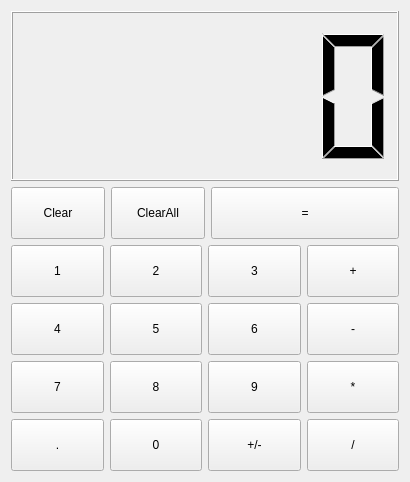
<?xml version="1.0" encoding="UTF-8"?>
<ui version="4.0">
 <class>Widget</class>
 <widget class="QWidget" name="Widget">
  <property name="geometry">
   <rect>
    <x>0</x>
    <y>0</y>
    <width>410</width>
    <height>482</height>
   </rect>
  </property>
  <property name="sizePolicy">
   <sizepolicy hsizetype="Expanding" vsizetype="Expanding">
    <horstretch>0</horstretch>
    <verstretch>0</verstretch>
   </sizepolicy>
  </property>
  <property name="windowTitle">
   <string>Caculator</string>
  </property>
  <layout class="QGridLayout" name="gridLayout">
   <item row="0" column="0">
    <layout class="QVBoxLayout" name="verticalLayout_2" stretch="3,5">
     <item>
      <widget class="QLCDNumber" name="lcdNumber">
       <property name="sizePolicy">
        <sizepolicy hsizetype="Preferred" vsizetype="Preferred">
         <horstretch>0</horstretch>
         <verstretch>0</verstretch>
        </sizepolicy>
       </property>
      </widget>
     </item>
     <item>
      <layout class="QVBoxLayout" name="verticalLayout">
       <item>
        <layout class="QHBoxLayout" name="horizontalLayout" stretch="1,1,2">
         <property name="sizeConstraint">
          <enum>QLayout::SetDefaultConstraint</enum>
         </property>
         <item>
          <widget class="QPushButton" name="pushButton">
           <property name="sizePolicy">
            <sizepolicy hsizetype="Expanding" vsizetype="Expanding">
             <horstretch>0</horstretch>
             <verstretch>0</verstretch>
            </sizepolicy>
           </property>
           <property name="text">
            <string>Clear</string>
           </property>
          </widget>
         </item>
         <item>
          <widget class="QPushButton" name="pushButton_2">
           <property name="sizePolicy">
            <sizepolicy hsizetype="Expanding" vsizetype="Expanding">
             <horstretch>0</horstretch>
             <verstretch>0</verstretch>
            </sizepolicy>
           </property>
           <property name="text">
            <string>ClearAll</string>
           </property>
          </widget>
         </item>
         <item>
          <widget class="QPushButton" name="pushButton_3">
           <property name="sizePolicy">
            <sizepolicy hsizetype="Expanding" vsizetype="Expanding">
             <horstretch>0</horstretch>
             <verstretch>0</verstretch>
            </sizepolicy>
           </property>
           <property name="minimumSize">
            <size>
             <width>164</width>
             <height>15</height>
            </size>
           </property>
           <property name="text">
            <string>=</string>
           </property>
          </widget>
         </item>
        </layout>
       </item>
       <item>
        <layout class="QHBoxLayout" name="horizontalLayout_2">
         <item>
          <widget class="QPushButton" name="pushButton_4">
           <property name="sizePolicy">
            <sizepolicy hsizetype="Expanding" vsizetype="Expanding">
             <horstretch>0</horstretch>
             <verstretch>0</verstretch>
            </sizepolicy>
           </property>
           <property name="text">
            <string>1</string>
           </property>
          </widget>
         </item>
         <item>
          <widget class="QPushButton" name="pushButton_5">
           <property name="sizePolicy">
            <sizepolicy hsizetype="Expanding" vsizetype="Expanding">
             <horstretch>0</horstretch>
             <verstretch>0</verstretch>
            </sizepolicy>
           </property>
           <property name="text">
            <string>2</string>
           </property>
          </widget>
         </item>
         <item>
          <widget class="QPushButton" name="pushButton_6">
           <property name="sizePolicy">
            <sizepolicy hsizetype="Expanding" vsizetype="Expanding">
             <horstretch>0</horstretch>
             <verstretch>0</verstretch>
            </sizepolicy>
           </property>
           <property name="text">
            <string>3</string>
           </property>
          </widget>
         </item>
         <item>
          <widget class="QPushButton" name="pushButton_7">
           <property name="sizePolicy">
            <sizepolicy hsizetype="Expanding" vsizetype="Expanding">
             <horstretch>0</horstretch>
             <verstretch>0</verstretch>
            </sizepolicy>
           </property>
           <property name="text">
            <string>+</string>
           </property>
          </widget>
         </item>
        </layout>
       </item>
       <item>
        <layout class="QHBoxLayout" name="horizontalLayout_3">
         <item>
          <widget class="QPushButton" name="pushButton_10">
           <property name="sizePolicy">
            <sizepolicy hsizetype="Expanding" vsizetype="Expanding">
             <horstretch>0</horstretch>
             <verstretch>0</verstretch>
            </sizepolicy>
           </property>
           <property name="text">
            <string>4</string>
           </property>
          </widget>
         </item>
         <item>
          <widget class="QPushButton" name="pushButton_8">
           <property name="sizePolicy">
            <sizepolicy hsizetype="Expanding" vsizetype="Expanding">
             <horstretch>0</horstretch>
             <verstretch>0</verstretch>
            </sizepolicy>
           </property>
           <property name="text">
            <string>5</string>
           </property>
          </widget>
         </item>
         <item>
          <widget class="QPushButton" name="pushButton_9">
           <property name="sizePolicy">
            <sizepolicy hsizetype="Expanding" vsizetype="Expanding">
             <horstretch>0</horstretch>
             <verstretch>0</verstretch>
            </sizepolicy>
           </property>
           <property name="text">
            <string>6</string>
           </property>
          </widget>
         </item>
         <item>
          <widget class="QPushButton" name="pushButton_11">
           <property name="sizePolicy">
            <sizepolicy hsizetype="Expanding" vsizetype="Expanding">
             <horstretch>0</horstretch>
             <verstretch>0</verstretch>
            </sizepolicy>
           </property>
           <property name="text">
            <string>-</string>
           </property>
          </widget>
         </item>
        </layout>
       </item>
       <item>
        <layout class="QHBoxLayout" name="horizontalLayout_4">
         <item>
          <widget class="QPushButton" name="pushButton_14">
           <property name="sizePolicy">
            <sizepolicy hsizetype="Expanding" vsizetype="Expanding">
             <horstretch>0</horstretch>
             <verstretch>0</verstretch>
            </sizepolicy>
           </property>
           <property name="text">
            <string>7</string>
           </property>
          </widget>
         </item>
         <item>
          <widget class="QPushButton" name="pushButton_12">
           <property name="sizePolicy">
            <sizepolicy hsizetype="Expanding" vsizetype="Expanding">
             <horstretch>0</horstretch>
             <verstretch>0</verstretch>
            </sizepolicy>
           </property>
           <property name="text">
            <string>8</string>
           </property>
          </widget>
         </item>
         <item>
          <widget class="QPushButton" name="pushButton_13">
           <property name="sizePolicy">
            <sizepolicy hsizetype="Expanding" vsizetype="Expanding">
             <horstretch>0</horstretch>
             <verstretch>0</verstretch>
            </sizepolicy>
           </property>
           <property name="text">
            <string>9</string>
           </property>
          </widget>
         </item>
         <item>
          <widget class="QPushButton" name="pushButton_15">
           <property name="sizePolicy">
            <sizepolicy hsizetype="Expanding" vsizetype="Expanding">
             <horstretch>0</horstretch>
             <verstretch>0</verstretch>
            </sizepolicy>
           </property>
           <property name="text">
            <string>*</string>
           </property>
          </widget>
         </item>
        </layout>
       </item>
       <item>
        <layout class="QHBoxLayout" name="horizontalLayout_5">
         <item>
          <widget class="QPushButton" name="pushButton_18">
           <property name="sizePolicy">
            <sizepolicy hsizetype="Expanding" vsizetype="Expanding">
             <horstretch>0</horstretch>
             <verstretch>0</verstretch>
            </sizepolicy>
           </property>
           <property name="text">
            <string>.</string>
           </property>
          </widget>
         </item>
         <item>
          <widget class="QPushButton" name="pushButton_16">
           <property name="sizePolicy">
            <sizepolicy hsizetype="Expanding" vsizetype="Expanding">
             <horstretch>0</horstretch>
             <verstretch>0</verstretch>
            </sizepolicy>
           </property>
           <property name="text">
            <string>0</string>
           </property>
          </widget>
         </item>
         <item>
          <widget class="QPushButton" name="pushButton_17">
           <property name="sizePolicy">
            <sizepolicy hsizetype="Expanding" vsizetype="Expanding">
             <horstretch>0</horstretch>
             <verstretch>0</verstretch>
            </sizepolicy>
           </property>
           <property name="text">
            <string>+/-</string>
           </property>
          </widget>
         </item>
         <item>
          <widget class="QPushButton" name="pushButton_19">
           <property name="sizePolicy">
            <sizepolicy hsizetype="Expanding" vsizetype="Expanding">
             <horstretch>0</horstretch>
             <verstretch>0</verstretch>
            </sizepolicy>
           </property>
           <property name="text">
            <string>/</string>
           </property>
          </widget>
         </item>
        </layout>
       </item>
      </layout>
     </item>
    </layout>
   </item>
  </layout>
 </widget>
 <layoutdefault spacing="6" margin="11"/>
 <resources/>
 <connections/>
</ui>
